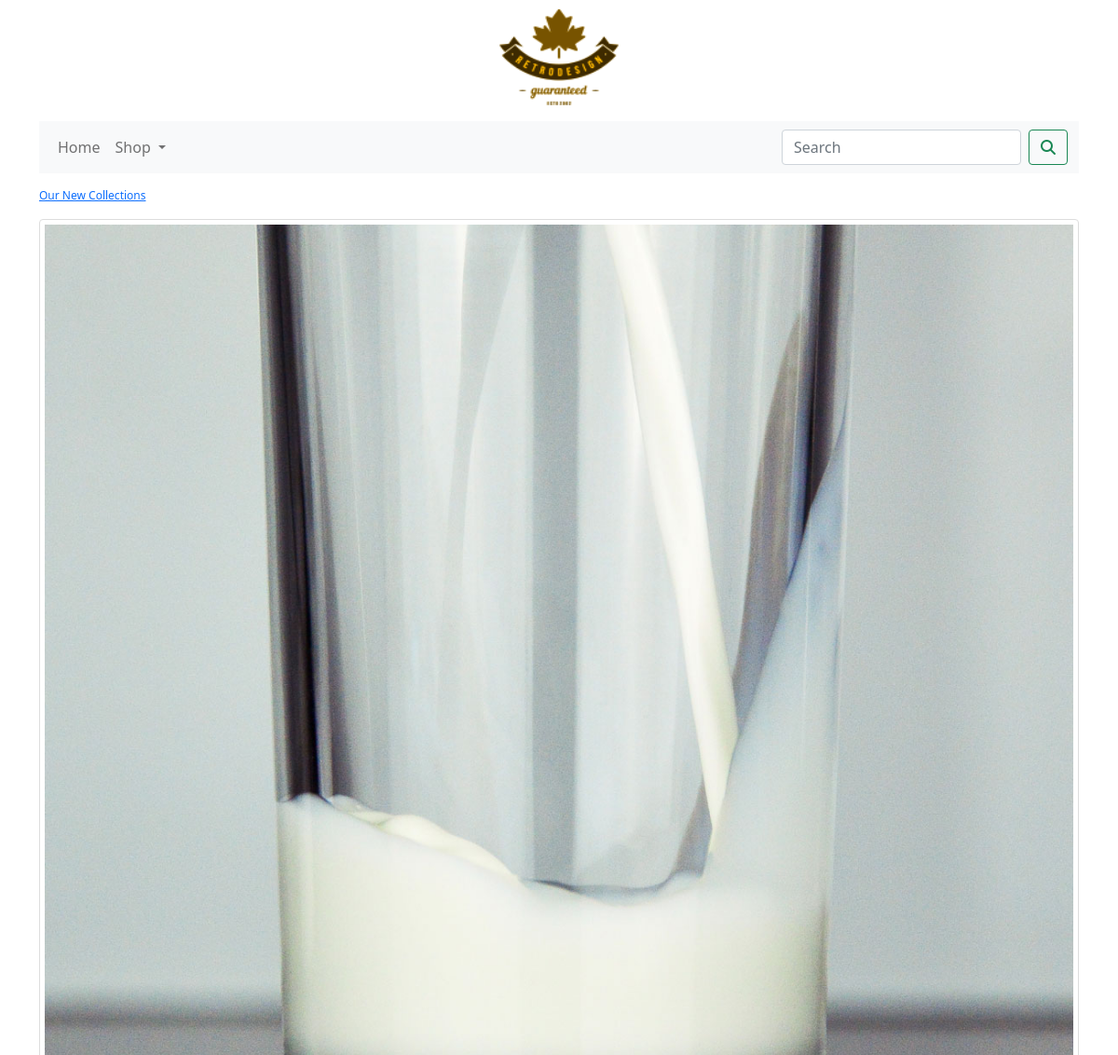
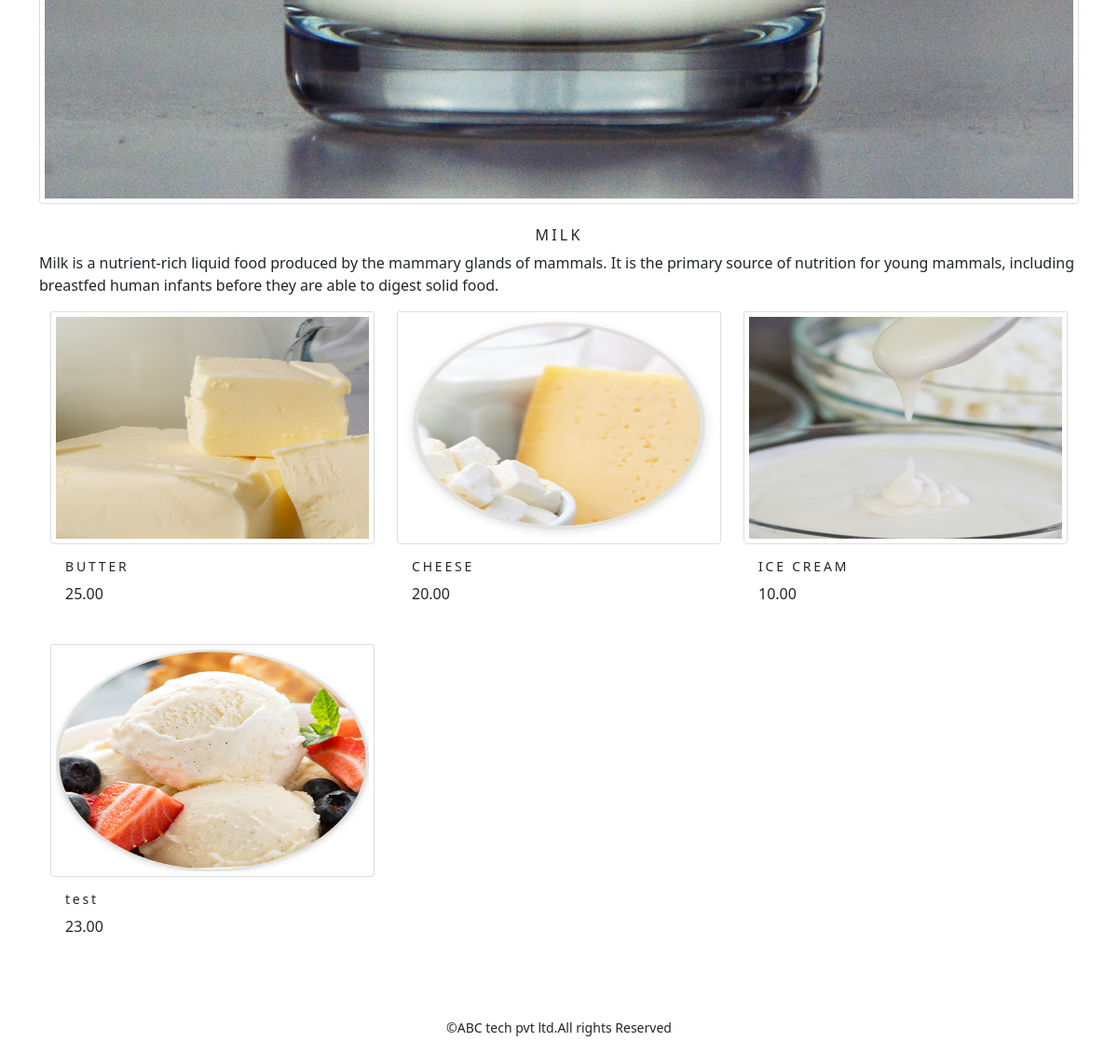
The app's page /shop/milk/ with its own data (2 pictures, top to bottom).
### shop/models.py (models this page shows, shortened)
class Category(models.Model):
    name = models.CharField(max_length=250, unique=True)
    slug = models.SlugField(max_length=250, unique=True)
    description = models.TextField(blank=True)
    image = models.ImageField(upload_to='category', blank=True)
    class Meta:
        ordering = ('name',)
        verbose_name = 'category'
        verbose_name_plural = 'categories'
    def get_url(self):
        return reverse('shop:products_by_category',args=[self.slug])

class Product(models.Model):
    name = models.CharField(max_length=250, unique=True)
    slug = models.SlugField(max_length=250, unique=True)
    description = models.TextField(blank=True)
    price = models.DecimalField(max_digits=10, decimal_places=2)
    category = models.ForeignKey(Category, on_delete=models.CASCADE)
    image = models.ImageField(upload_to='product', blank=True)
    stock = models.IntegerField()
    available = models.BooleanField(default=True)
    created = models.DateTimeField(auto_now_add=True)
    updated = models.DateTimeField(auto_now=True)
    class Meta:
        ordering = ('name',)
        verbose_name = 'product'
        verbose_name_plural = 'products'
    def get_url(self):
        return reverse('shop:prodCatdetail',args=[self.category.slug,self.slug])

### shop/views.py (the view)
# urls.py: path('',views.allProdCat,name="allProdCat"),
def allProdCat(request,c_slug=None):
    c_page=None
    products_list=None
    if c_slug!=None:
        c_page=get_object_or_404(Category,slug=c_slug)
        products_list=Product.objects.all().filter(category=c_page,available=True)
    else:
        products_list=Product.objects.all().filter(available=True)
    paginator=Paginator(products_list,6)
    try:
        page=int(request.GET.get('page','1'))
    except:
        page=1
    try:
        products=paginator.page(page)
    except (EmptyPage,InvalidPage):
        products=paginator.page(paginator.num_pages)
    return render(request,'category.html',{'category':c_page,'products':products})

### cart/context_processors.py (called while the page is built)
def counter(request):
    item_count=0
    if 'admin' in request.path:
        return {}
    else:
        try:
            cart=Cart.objects.filter(cart_id=_cart_id(request))
            cart_items=CartItem.objects.all().filter(cart=cart[:1])
            for cart_item in cart_items:
                item_count += cart_item.quantity
        except Cart.DoesNotExist:
            item_count=0
    return dict(item_count=item_count)

### cart/views.py (called while the page is built)
def _cart_id(request):
    cart = request.session.session_key
    if not cart:
        cart = request.session.create()
    return cart

### shop/context_processor.py (called while the page is built)
def menu_links(request):
    links = Category.objects.all()
    return dict(links=links)

### templates/category.html (shortened to what this page needs)
{% extends 'base.html'%}
{% load static %}
{% block content %}
    {% if category %}
        <div>
            <div class="row my_row_class">
                <div class="mx_auto">
                <p><a href="{% url 'shop:allProdCat' %}" >Our New Collections</a> </p>
                </div>
            </div>
        </div>
    {% endif %}
    <div class="mx_auto">
        {% if category %}
            <img class="my_image_padding" src="{{category.image.url}}" alt="{{category.name}}">
    </div>
    <br>
    <div>
        <h1 class="text-center my_title">{{category.name}}</h1>
        <p class="text-justify">{{category.description}}</p>
    </div>
         {% endif %}
    <div class="container">
        <div class="row mx_auto">
            {% for product in products.object_list %}
            <div class="my_bottom_margin col-9 col-sm-12 col-md-4  col-lg-4">
                <div class="cardtext-center" style="min-width:18rem">
                    <a href="{{product.get_url}}"><img class="card-img-top my_image" src="{{product.image.url}}" alt="{{product.name}}"></a>
                <div class="card-body">
                <h4>{{product.name}}</h4>
                <p>{{product.price}}</p>
                </div>
            </div>
            </div>
            {% endfor %}
        </div>
        <br>
    </div>
{% endblock %}

### static/css/custom.css (style rules this page uses)
body { font-family: 'Roboto', sans-serif; }
.my_row_class { padding-top:15px; }
.my_row_class .mx_auto { color:#000; font-size:12px; }
.my_image { border:1px solid #ddd; border-radius:4px; padding:5px; width:400px; height:250px; }
.my_title { font-size:16px; text_transform:uppercase; letter-spacing: .2em; }
.my_image_padding { border:1px solid #ddd; border-radius:4px; width:100%; height:auto; padding:5px; }
.my_bottom_margin { margin-bottom: 10px; }
.card-body h4 { font-size:14px; text_transform:uppercase; letter-spacing: .2em; }

### records on screen
Category: image (picture), name "MILK", description "Milk is a nutrient-rich liquid food produced by the mammary glands of mammals. It is the primary source of nutrition for young mammals, including breastfed human infants before they are able to digest solid food."
Product: image (picture), name "BUTTER", price "25.00"
Product: image (picture), name "CHEESE", price "20.00"
Product: image (picture), name "ICE CREAM", price "10.00"
Product: image (picture), name "test", price "23.00"
